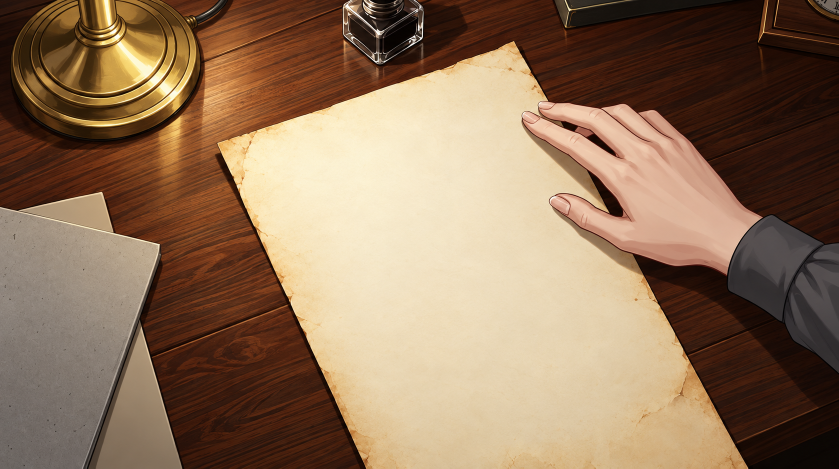
#> input picture art/cg_latin_page/base.png, 1678 x 937 px (shown at 1/2 size)
$ python compose.py
#> lines starting #> are read from the running program, lines starting #| are printed output that depends on the picture; after the words box and inside, x2 and y2 are one past the last pixel; in counts of white or black regions, pixels touching at a corner belong together
# CG «лист устава на латыни» для day3_1_office (cg_d3_latin_page).
# Основа base.png — сгенерированный пустой лист на столе Валерии с её рукой.
# Текст кладётся сверху программно, чтобы латынь и яти были настоящими:
#   колонтитул и §§ печатью (IM Fell DW Pica), перевод § 7 от руки (Bad Script), ноль на папке.
#
# Шрифты (OFL, Google Fonts) скачать в папку fonts/ рядом со скриптом:
#   for f in imfelldwpica/IMFePIrm28P.ttf imfelldwpica/IMFePIit28P.ttf imfelldwpicasc/IMFePIsc28P.ttf \
#            badscript/BadScript-Regular.ttf; do
#     gh api -H "Accept: application/vnd.github.raw" repos/google/fonts/contents/ofl/$f > fonts/$(basename $f); done
#
# Запуск (нужны pillow, numpy, opencv-python-headless):
#   python compose.py [base.png] [out.png]
#   node ../../tools/to_webp.js out.png  → положить как assets/backgrounds/cg_d3_latin_page.webp
# Если основу апскейлить или перерисовать, скрипт сам найдёт края листа и руку (по цвету) и переложит текст.
import os, sys, math
import numpy as np, cv2
from PIL import Image, ImageDraw, ImageFont, ImageFilter, ImageChops

HERE = os.path.dirname(os.path.abspath(__file__))
BASE = sys.argv[1] if len(sys.argv) > 1 else os.path.join(HERE, "base.png")
OUT = sys.argv[2] if len(sys.argv) > 2 else "cg_d3_latin_page.png"
FD = os.environ.get("FONTS", os.path.join(HERE, "fonts")) + "/"
OW, OH = 1678, 937  # размер готовых CG

base0 = Image.open(BASE).convert("RGB")
#> base0 is the input picture: PIL image 1678x937 RGB; mean R, G, B 143.5, 115.8, 90.2
S = OW / 1376.0  # все замеры ниже сняты в кадре шириной 1376 и масштабируются под 1678
if base0.size == (OW, OH):
    base = base0  # основа уже в размере CG (апскейл автора) — не трогаем
else:
    base = base0.resize((OW, OH), Image.LANCZOS).filter(ImageFilter.UnsharpMask(radius=1.2, percent=40, threshold=2))
B = np.asarray(base).astype(np.float32)

# ---------- маска листа и руки ----------
bgr = cv2.cvtColor(np.asarray(base), cv2.COLOR_RGB2BGR)
hsv = cv2.cvtColor(bgr, cv2.COLOR_BGR2HSV)
lab = cv2.cvtColor(bgr, cv2.COLOR_BGR2LAB)
Hh, Ss, Vv = cv2.split(hsv)
L, A, Bb = cv2.split(lab)
paperish = ((L > 150) & (Hh > 10) & (Hh < 35) & (Ss > 25)).astype(np.uint8) * 255
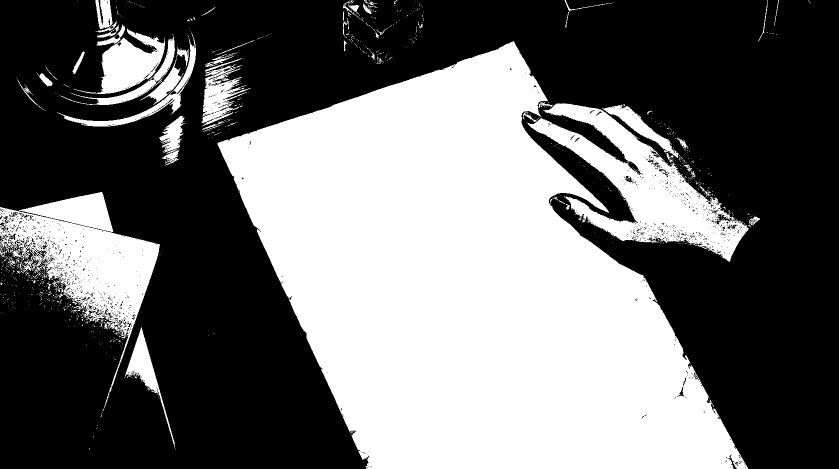
#> paperish: shape (937, 1678) (shown at 1/2 size); 42.2% white; 1004 white regions (932 under 20 px), largest, box (x1, y1, x2, y2) and area: (435, 82, 1496, 937) 527851, (0, 384, 320, 817) 46168, (1055, 207, 1497, 524) 45650
paperish = cv2.morphologyEx(paperish, cv2.MORPH_CLOSE, np.ones((15, 15), np.uint8))
paperish = cv2.morphologyEx(paperish, cv2.MORPH_OPEN, np.ones((9, 9), np.uint8))
n, lbl, st, _ = cv2.connectedComponentsWithStats(paperish)
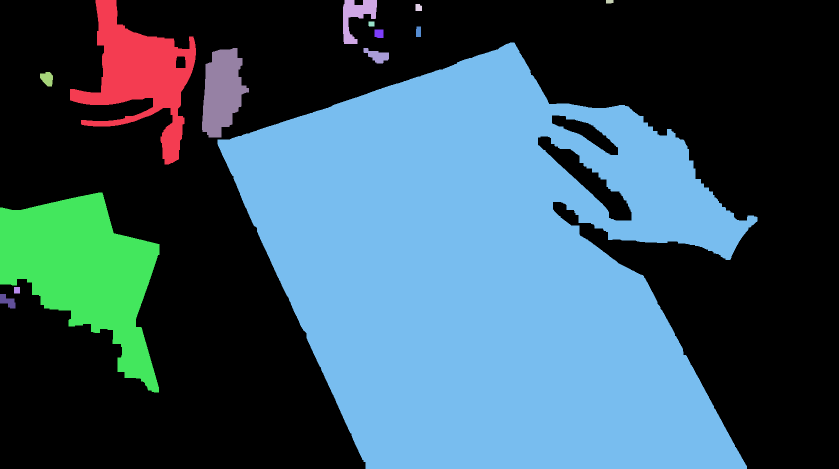
#> lbl: shape (937, 1678) int32 (shown at 1/2 size); 15 distinct labels, from 0 to 14; one colour per label, 0 black
#> n = 15; st = 15 rows, first 6: [0, 0, 1678, 937, 861482], [140, 0, 252, 329, 32948], [686, 0, 68, 88, 2934], [1212, 0, 15, 7, 101], [831, 8, 13, 14, 169], [737, 43, 12, 10, 119]
pm = (lbl == 1 + np.argmax(st[1:, cv2.CC_STAT_AREA])).astype(np.uint8)
# строгая маска руки — только для поиска краёв листа
sk = ((A.astype(int) > 138) & (L > 90)).astype(np.uint8)
sk = cv2.morphologyEx(sk, cv2.MORPH_OPEN, np.ones((5, 5), np.uint8))
nS, lblS, stS, _ = cv2.connectedComponentsWithStats(sk)
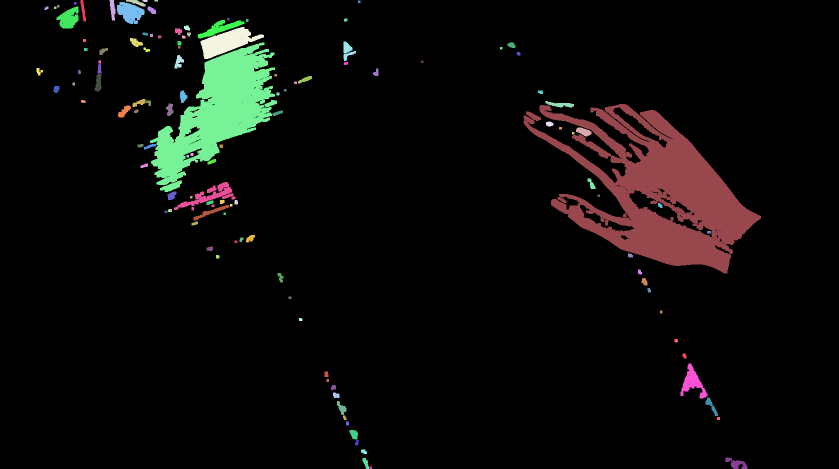
#> lblS: shape (937, 1678) int32 (shown at 1/2 size); 125 distinct labels, from 0 to 124; one colour per label, 0 black
#> nS = 125; stS = 125 rows, first 6: [0, 0, 1678, 937, 1449705], [161, 0, 11, 43, 241], [219, 0, 12, 41, 331], [252, 0, 39, 13, 229], [285, 0, 10, 4, 37], [309, 0, 7, 3, 21]
hand_strict = np.zeros_like(sk)
for i in range(1, nS):
    x, y, w, h, a = stS[i]
    if a > 4000 and x + w > OW * 0.5:
        hand_strict[lblS == i] = 1
#> this loop made 124 passes
hand_strict = cv2.dilate(hand_strict, np.ones((9, 9), np.uint8))
# полная маска руки — чтобы текст уходил под пальцы
# кожа: краснее бумаги (a* у бумаги 128–131, у кожи 135–155)
skin = ((A.astype(int) > 133) & (L > 80)).astype(np.uint8)
skin = cv2.morphologyEx(skin, cv2.MORPH_OPEN, np.ones((3, 3), np.uint8))
n2, lbl2, st2, _ = cv2.connectedComponentsWithStats(skin)
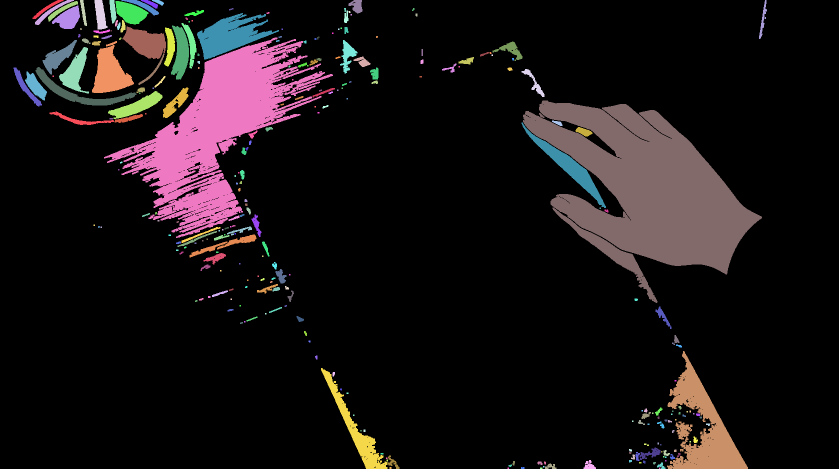
#> lbl2: shape (937, 1678) int32 (shown at 1/2 size); 281 distinct labels, from 0 to 280; one colour per label, 0 black
#> n2 = 281; st2 = 281 rows, first 6: [0, 0, 1678, 937, 1339693], [65, 0, 62, 38, 411], [70, 0, 78, 50, 620], [160, 0, 14, 52, 325], [189, 0, 26, 59, 1006], [219, 0, 14, 47, 445]
hand = np.zeros_like(skin)
for i in range(1, n2):
    x, y, w, h, a = st2[i]
    if a > 4000 and x + w > OW * 0.5:  # крупное пятно справа — рука (вместе со столом, тексту это не мешает)
        hand[lbl2 == i] = 1
#> this loop made 280 passes
# блики на ногтях и костяшках выпадают из маски — заливаем мелкие дыры
inv = (1 - hand).astype(np.uint8)
n3, lbl3, st3, _ = cv2.connectedComponentsWithStats(inv, connectivity=4)
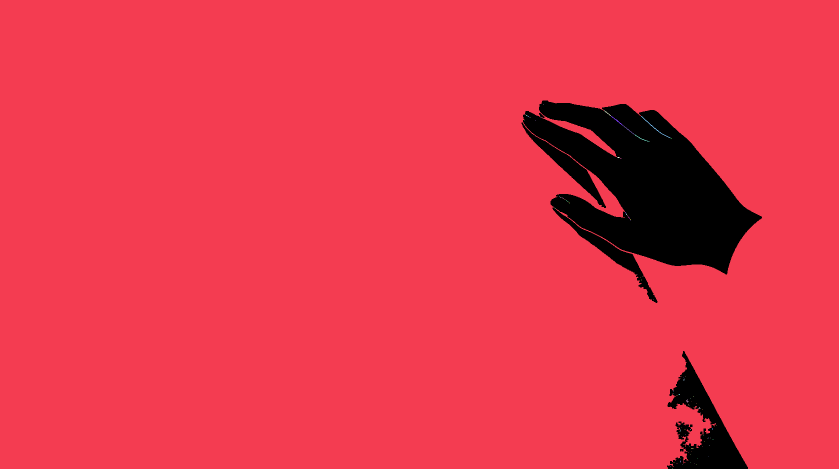
#> lbl3: shape (937, 1678) int32 (shown at 1/2 size); 102 distinct labels, from 0 to 101; one colour per label, 0 black
#> n3 = 102; st3 = 102 rows, first 6: [1043, 201, 481, 736, 107989], [0, 0, 1678, 937, 1463844], [1086, 208, 1, 1, 1], [1208, 221, 14, 11, 25], [1051, 229, 1, 1, 1], [1052, 230, 3, 2, 4]
for i in range(1, n3):
    x, y, w, h, a = st3[i]
    if a < 5000 and x > 0 and y > 0 and x + w < OW and y + h < OH:
        hand[lbl3 == i] = 1
#> this loop made 101 passes
hand = cv2.morphologyEx(hand, cv2.MORPH_CLOSE, np.ones((7, 7), np.uint8))
hand = cv2.dilate(hand, np.ones((7, 7), np.uint8))  # с контуром пальцев
occl = hand.copy()

# ---------- края листа ----------
def boundary_rows(y0, y1, side):
    pts = []
    for y in range(y0, y1, 4):
        r = np.nonzero(pm[y] & (1 - hand_strict[y]))[0]
        if len(r) > 20:
            pts.append(((r.min() if side == "L" else r.max()), y))
    return np.array(pts, float)
def boundary_cols(x0, x1):
    pts = []
    for x in range(x0, x1, 4):
        c = np.nonzero(pm[:, x])[0]
        if len(c):
            pts.append((x, c.min()))
    return np.array(pts, float)
sc = S
left = boundary_rows(int(300 * sc), OH - 2, "L")
right = np.vstack([boundary_rows(int(70 * sc), int(160 * sc), "R"), boundary_rows(int(440 * sc), OH - 2, "R")])
top = boundary_cols(int(390 * sc), int(820 * sc))
aL = np.polyfit(left[:, 1], left[:, 0], 1)   # x = aL0*y + aL1
aR = np.polyfit(right[:, 1], right[:, 0], 1)
aT = np.polyfit(top[:, 0], top[:, 1], 1)     # y = aT0*x + aT1
def inter_vert_top(a):
    # x = a0*y + a1 ; y = t0*x + t1
    y = (aT[0] * a[1] + aT[1]) / (1 - aT[0] * a[0])
    return np.array([a[0] * y + a[1], y])
TL = inter_vert_top(aL)
TR = inter_vert_top(aR)
YB = 1000 * sc  # условный низ листа за кадром (по левому краю)
BL = np.array([aL[0] * YB + aL[1], YB])
# низ параллелен верху
# y = YB + t0*(x - BLx) ; x = aR0*y + aR1
yb = (YB + aT[0] * (aR[1] - BL[0])) / (1 - aT[0] * aR[0])
BR = np.array([aR[0] * yb + aR[1], yb])
print("TL", TL.round(1), "TR", TR.round(1), "BR", BR.round(1), "BL", BL.round(1))
#| TL [433.6 288.5] TR [1030.2   87. ] BR [1527.2  995.8] BL [ 864.8 1219.5]

PW, PH = 1000, 1700  # координаты листа
quad = np.float32([TL, TR, BR, BL])

# ---------- вёрстка в координатах листа ----------
K = 2.0  # пикселей на единицу листа при рендере
CW, CH = int(PW * K), int(PH * K)
def F(name, size):
    return ImageFont.truetype(FD + name, int(size * K))
f_head = F("IMFePIsc28P.ttf", 30)
f_cap = F("IMFePIit28P.ttf", 33)
f_body = F("IMFePIrm28P.ttf", 35)
f_sc = F("IMFePIsc28P.ttf", 33)
f_hand = F("BadScript-Regular.ttf", 35)

print_layer = Image.new("L", (CW, CH), 0)
hand_layer = Image.new("L", (CW, CH), 0)
dp = ImageDraw.Draw(print_layer)
dh = ImageDraw.Draw(hand_layer)
ML, MR = 95, 80
TW = PW - ML - MR

# [10 lines left out: function wrap, not called in this run]

def justify(draw, y, line, font, x0, width, last=False, fill=255):
    words = line.split()
    if last or len(words) == 1:
        draw.text((x0 * K, y * K), line, font=font, fill=fill); return
    wl = sum(draw.textlength(w, font=font) for w in words)
    gap = (width * K - wl) / (len(words) - 1)
    x = x0 * K
    for w in words:
        draw.text((x, y * K), w, font=font, fill=fill)
        x += draw.textlength(w, font=font) + gap

# переносы для латыни (по слогам), как в старом наборе
HY = {w.replace("-", ""): w for w in [
    "mo-men-tum", "pe-ri-cu-la", "a-ver-tit", "ad-ve-nit", "re-ce-dit", "in-ter-ce-dit",
    "Re-gi-stro", "dis-cre-pa-ve-rit", "pe-rac-ta", "cas-sa-ti-o-nis", "co-gni-ti-o-ne",
    "me-mo-ri-am", "re-co-quen-dam", "mit-ti-tur", "Ar-tes", "of-fi-ci-i", "ser-van-tur",
    "No-ti-ti-ae", "sub-iec-to", "com-mis-so", "om-ni-no", "au-fe-run-tur", "Cu-stos",
    "or-di-nes", "Co-gni-ti-o", "vi-gin-ti", "ab-sol-vi-tur", "in-tra", "u-num"]}

def paragraph(draw, text, font, y, lh, x0=ML, width=TW, indent=0, fill=255):
    lines = []; cur = ""; w_lim = width - indent
    words = text.split()
    i = 0
    while i < len(words):
        w = words[i]
        t = (cur + " " + w).strip()
        if draw.textlength(t, font=font) <= w_lim * K:
            cur = t; i += 1; continue
        # пробуем перенести слово по слогам
        core = w.rstrip(".,;:")
        tail = w[len(core):]
        done = False
        if core in HY:
            parts = HY[core].split("-")
            for k in range(len(parts) - 1, 0, -1):
                head = "".join(parts[:k]) + "-"
                if len(head) < 3: continue
                t2 = (cur + " " + head).strip()
                if draw.textlength(t2, font=font) <= w_lim * K and len("".join(parts[k:])) >= 2:
                    lines.append((t2, indent if not lines else 0))
                    words[i] = "".join(parts[k:]) + tail
                    cur = ""; w_lim = width; done = True
                    break
        if not done:
            lines.append((cur, indent if not lines else 0)); cur = ""; w_lim = width
    if cur: lines.append((cur, indent if not lines else 0))
    for j, (ln, ind) in enumerate(lines):
        justify(draw, y, ln, font, x0 + ind, width - ind, last=(j == len(lines) - 1), fill=fill)
        y += lh
    return y

y = 80
# колонтитул
head = "STATUTUM CANCELLARIAE SUPERIORIS"
w = dp.textlength(head, font=f_head) / K
dp.text(((PW - w) / 2 * K, y * K), head, font=f_head, fill=255)
dp.text(((PW - MR - dp.textlength("47", font=f_head) / K) * K, y * K), "47", font=f_head, fill=255)
y += 44
dp.line([(ML * K, y * K), ((PW - MR) * K, y * K)], fill=255, width=int(1.6 * K))
y += 22
# хвост § 6 с прошлой страницы
y = paragraph(dp, "cum advenit, recedit neque intercedit.", f_body, y, 47)
#> the loop in paragraph, `for j, (ln, ind) in enumerate(lines):` made 1 pass
#> (ln, ind) on pass 1: ('cum advenit, recedit neque intercedit.', 0)
y += 18
cap = "Caput XII. De Custodibus discrepantibus."
w = dp.textlength(cap, font=f_cap) / K
dp.text(((PW - w) / 2 * K, y * K), cap, font=f_cap, fill=255)
y += 56
p7 = ("§ 7. Custos, qui a Registro discrepaverit, peracta cassationis cognitione ad memoriam "
      "recoquendam mittitur. Artes officii servantur. Notitiae de subiecto commisso omnino "
      "auferuntur. Custos in ordines redit.")
y = paragraph(dp, p7, f_body, y, 48, indent=40)
#> the loop in paragraph (call 2), `for j, (ln, ind) in enumerate(lines):` made 5 passes
y7_end = y
y += 16
# рукописный перевод
tr = ("Хранитель, допустившій расхожденіе съ Реестромъ, по завершеніи кассаціоннаго разбора "
      "направляется на переплавку памяти. Служебные навыки сохраняются. Свѣдѣнія о ввѣренномъ "
      "субъектѣ изымаются полностью. Хранитель возвращается въ строй.")
hy = y + 6
words = tr.split(); lines = []; cur = ""
for wd in words:
    t = (cur + " " + wd).strip()
    if dh.textlength(t, font=f_hand) <= (TW - 30) * K:
        cur = t
    else:
        lines.append(cur); cur = wd
if cur: lines.append(cur)
rng = np.random.default_rng(7)
for i, ln in enumerate(lines):
    # строки чуть гуляют: наклон и сдвиг, как у живой руки
    tmp = Image.new("L", (int(TW * K + 200), int(90 * K)), 0)
    ImageDraw.Draw(tmp).text((20, 10), ln, font=f_hand, fill=255, stroke_width=2, stroke_fill=255)
    tmp = tmp.rotate(rng.uniform(-0.7, 0.5), resample=Image.BICUBIC)
    x0 = int((ML + 18 + rng.uniform(-4, 4)) * K) - 20
    y0 = int(hy * K) - 10
    lay = Image.new("L", hand_layer.size, 0)
    lay.paste(tmp, (x0, y0))
    hand_layer = ImageChops.lighter(hand_layer, lay)
    hy += 53 + rng.uniform(-2, 2)
#> this loop made 7 passes
#> ln on passes 1 to 4: 'Хранитель, допустившій расхожденіе съ', 'Реестромъ, по завершеніи кассаціоннаго', 'разбора направляется на переплавку', 'памяти. Служебные навыки сохраняются.'
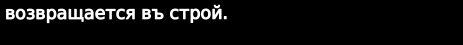
#> tmp: PIL image 1850x180 L (shown at 1/4 size); min 0, max 255, mean 15.7
dh = ImageDraw.Draw(hand_layer)
y = hy + 32
p8 = "§ 8. Cassatio diebus viginti et uno absolvitur."
y = paragraph(dp, p8, f_body, y, 48, indent=40)
print("layout end y", round(y), "§7 end", round(y7_end), "hand end", round(hy))
#| layout end y 983 §7 end 507 hand end 903

# ---------- фактура чернил ----------
def fbm(shape, scales, seed):
    r = np.random.default_rng(seed)
    acc = np.zeros(shape, np.float32)
    for s, wgt in scales:
        small = r.random((max(2, shape[0] // s), max(2, shape[1] // s))).astype(np.float32)
        acc += wgt * cv2.resize(small, (shape[1], shape[0]), interpolation=cv2.INTER_CUBIC)
    acc -= acc.min(); acc /= acc.max() + 1e-6
    return acc
pa = np.asarray(print_layer).astype(np.float32) / 255
ha = np.asarray(hand_layer).astype(np.float32) / 255
pa = cv2.GaussianBlur(pa, (0, 0), 0.6 * K / 2)
pa *= 0.78 + 0.22 * fbm(pa.shape, [(40, 0.6), (8, 0.4)], 1)
ha = cv2.GaussianBlur(ha, (0, 0), 0.5 * K / 2)
ha *= 0.55 + 0.45 * fbm(ha.shape, [(120, 0.5), (14, 0.5)], 2)

# ---------- перенос на лист ----------
src = np.float32([[0, 0], [PW * K, 0], [PW * K, PH * K], [0, PH * K]])
U = 2  # варп в 2x, потом уменьшение
Hm = cv2.getPerspectiveTransform(src, quad * U)
def warp(a):
    w2 = cv2.warpPerspective(a, Hm, (OW * U, OH * U), flags=cv2.INTER_LINEAR, borderValue=0)
    return cv2.resize(w2, (OW, OH), interpolation=cv2.INTER_AREA)
pw_ = warp(pa); hw_ = warp(ha)
#> in warp (call 2), `w2 = cv2.warpPerspective(a, Hm, (OW * U, OH * U), flags=cv2.INTER_LINE..`:
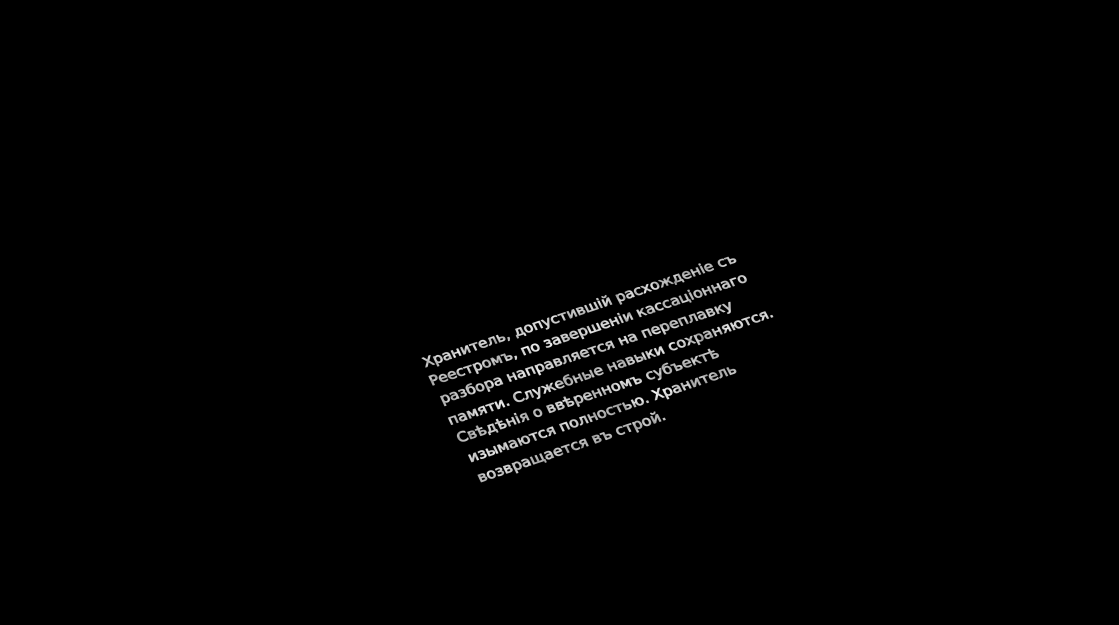
#> w2: shape (1874, 3356) float32 (shown at 1/3 size); min 0, max 0.987, mean 0.0103
# внутри листа, не на руке
inside = cv2.erode(pm, np.ones((7, 7), np.uint8)).astype(np.float32)
inside = cv2.GaussianBlur(inside, (0, 0), 1.5)
keep = inside * (1 - cv2.GaussianBlur(occl.astype(np.float32), (0, 0), 1.2))
pw_ *= keep; hw_ *= keep

# ---------- ноль на папке: от руки, жирно, в два нажима ----------
def hand_zero(canvas, c, rx, ry, rot, width, seed, start=-70, sweep=395):
    r = np.random.default_rng(seed)
    pts = []
    n = 90
    wob = r.uniform(-0.05, 0.05, 6)
    for i in range(n + 1):
        t = math.radians(start - sweep * i / n)  # против часовой, с заходом за начало
        k = 1 + wob[0] * math.sin(t * 2 + wob[1] * 20) + wob[2] * math.sin(t * 3 + wob[3] * 20)
        x = rx * k * math.cos(t); y = ry * k * math.sin(t)
        # лёгкий «яйцевидный» перекос: низ шире
        x *= 1 + 0.06 * math.sin(t)
        cr, sr = math.cos(math.radians(rot)), math.sin(math.radians(rot))
        pts.append((c[0] + x * cr - y * sr, c[1] + x * sr + y * cr))
    for i in range(n):
        p0, p1 = pts[i], pts[i + 1]
        # нажим: толще в середине штриха, тоньше на входе и выходе
        f = i / n
        wdt = width * (0.55 + 0.45 * math.sin(math.pi * min(1, f * 1.15)))
        cv2.line(canvas, (int(p0[0] * 4), int(p0[1] * 4)), (int(p1[0] * 4), int(p1[1] * 4)), 1.0, max(1, int(round(wdt))), lineType=cv2.LINE_AA, shift=2)
zero = np.zeros((OH * U, OW * U), np.float32)
zc = (118 * S * U, 470 * S * U)
hand_zero(zero, zc, 19 * S * U, 31 * S * U, 13, 8.0 * S * U, 11)
hand_zero(zero, (zc[0] + 3.5 * S * U, zc[1] - 2.0 * S * U), 18 * S * U, 30 * S * U, 17, 6.0 * S * U, 12, start=-60, sweep=380)
zero = cv2.GaussianBlur(zero, (0, 0), 0.8 * U)
zero = cv2.resize(zero, (OW, OH), interpolation=cv2.INTER_AREA)
zero = np.clip(zero * 1.15, 0, 1) * (0.75 + 0.25 * fbm((OH, OW), [(30, 0.6), (5, 0.4)], 3))

# ---------- сведение (умножение) ----------
def ink(Bimg, alpha, color, strength):
    c = np.array(color, np.float32) / 255
    a = (alpha * strength)[..., None]
    return Bimg * (1 - a) + Bimg * c * a
R = B.copy()
R = ink(R, pw_, (52, 38, 30), 0.92)
R = ink(R, hw_, (122, 64, 34), 0.82)
R = ink(R, zero, (28, 30, 44), 0.85)
out = Image.fromarray(np.clip(R, 0, 255).astype(np.uint8))
out.save(OUT)
if os.environ.get("DEBUG"):
    dbg = np.asarray(out).copy()
    dbg[hand > 0] = (dbg[hand > 0] * 0.5 + np.array([0, 160, 255]) * 0.5).astype(np.uint8)
    dbg_im = Image.fromarray(dbg); d = ImageDraw.Draw(dbg_im)
    d.polygon([tuple(p) for p in quad], outline=(255, 0, 0))
    dbg_im.save(os.path.splitext(OUT)[0] + "_debug.png")
print("saved", OUT)
